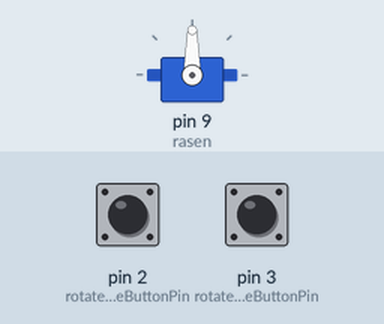
Recording of a sketch running on a simulated Arduino Uno, built with avr-gcc and run on an emulated ATmega328P. On the bench: servo. The inputs (shaded band) are chosen by the test bench; at power-on: pin 3 (rotateCounterClockwiseButtonPin) HIGH, pin 2 (rotateClockwiseButtonPin) HIGH.

Above: at 1.2 s.
1.3 s: pin 3 (rotateCounterClockwiseButtonPin) pulled LOW for 1 s
At 1.5 s:
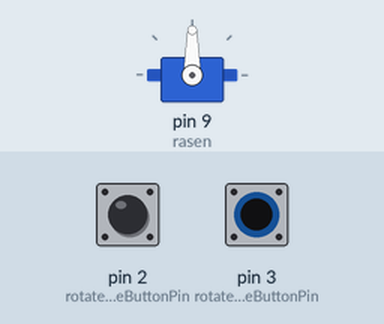
4.3 s: pin 2 (rotateClockwiseButtonPin) pulled LOW for 0.15 s
At 5.6 s:
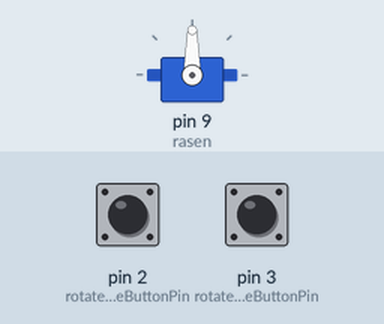
5.9 s: pin 2 (rotateClockwiseButtonPin) pulled LOW for 3.2 s
At 7.0 s:
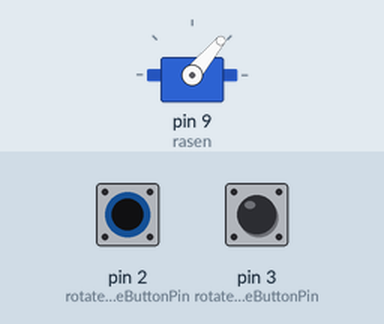
10.6 s: pin 3 (rotateCounterClockwiseButtonPin) pulled LOW for 3.2 s
At 15.1 s:
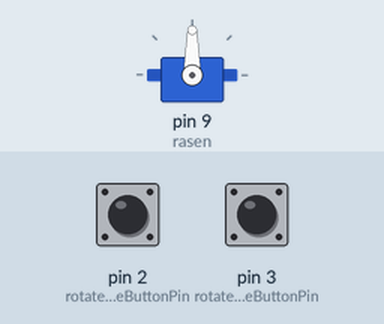
Timing chart, 0 to 16.3 s (numbered marks = the images above; inputs shaded):
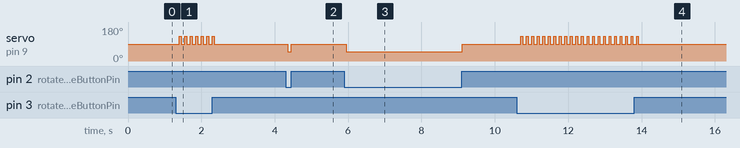

The sketch:

servo_rotate_2button.ino
```cpp
#include <Servo.h>

Servo rasen;
int rotateClockwiseButtonPin = 2;   // 時計回り回転ボタンのピン番号
int rotateCounterClockwiseButtonPin = 3;    // 反時計回り回転ボタンのピン番号

int rotateClockwiseButtonState = 0; // 時計回り回転ボタンの状態を保持する変数
int rotateCounterClockwiseButtonState = 0;  // 反時計回り回転ボタンの状態を保持する変数

void setup() {
  rasen.attach(9);    // サーボモータをピン9に接続
  pinMode(rotateClockwiseButtonPin, INPUT_PULLUP);  // 時計回り回転ボタンピンを入力に設定 (プルアップ抵抗を有効化)
  pinMode(rotateCounterClockwiseButtonPin, INPUT_PULLUP);   // 反時計回り回転ボタンピンを入力に設定 (プルアップ抵抗を有効化)
}

void loop() {
  // 時計回り回転ボタンの状態を読み取る
  rotateClockwiseButtonState = digitalRead(rotateClockwiseButtonPin);

  // 反時計回り回転ボタンの状態を読み取る
  rotateCounterClockwiseButtonState = digitalRead(rotateCounterClockwiseButtonPin);

  // ボタンが押されていない場合は停止
  if (rotateClockwiseButtonState == HIGH) {
    rasen.write(90);  // サーボモータを停止させる
    delay(100);  // ボタンの反応を安定
  }
  // 時計回り回転ボタンが押された場合
  if (rotateClockwiseButtonState == LOW) {
    rasen.write(50);  // サーボモータを時計回りに設定 (サーボモータに応じて値を調整)
    delay(50);  // ボタンの反応を安定化させるために遅延を追加
  }

  // 反時計回り回転ボタンが押された場合
  if (rotateCounterClockwiseButtonState == LOW) {
    rasen.write(130);  // サーボモータを反時計回りに設定 (サーボモータに応じて値を調整)
    delay(50);  // ボタンの反応を安定化させるために遅延を追加
  }
}
```

Measured:
- after the input at 1.3 s, servo on pin 9 (rasen): alternates 130° for 0.05 s and 90° for 0.10 s, 14 changes in all, then stays 90°, starting after 0.10 s
- after the input at 4.3 s, servo on pin 9 (rasen): 90° → 50° after 0.05 s, → 90° 0.10 s later
- after the input at 5.9 s, servo on pin 9 (rasen): 90° → 50° after 0.05 s, → 90° 3.2 s later
- after the input at 10.6 s, servo on pin 9 (rasen): alternates 130° for 0.05 s and 90° for 0.10 s, 44 changes in all, then stays 90°, starting after 0.11 s
